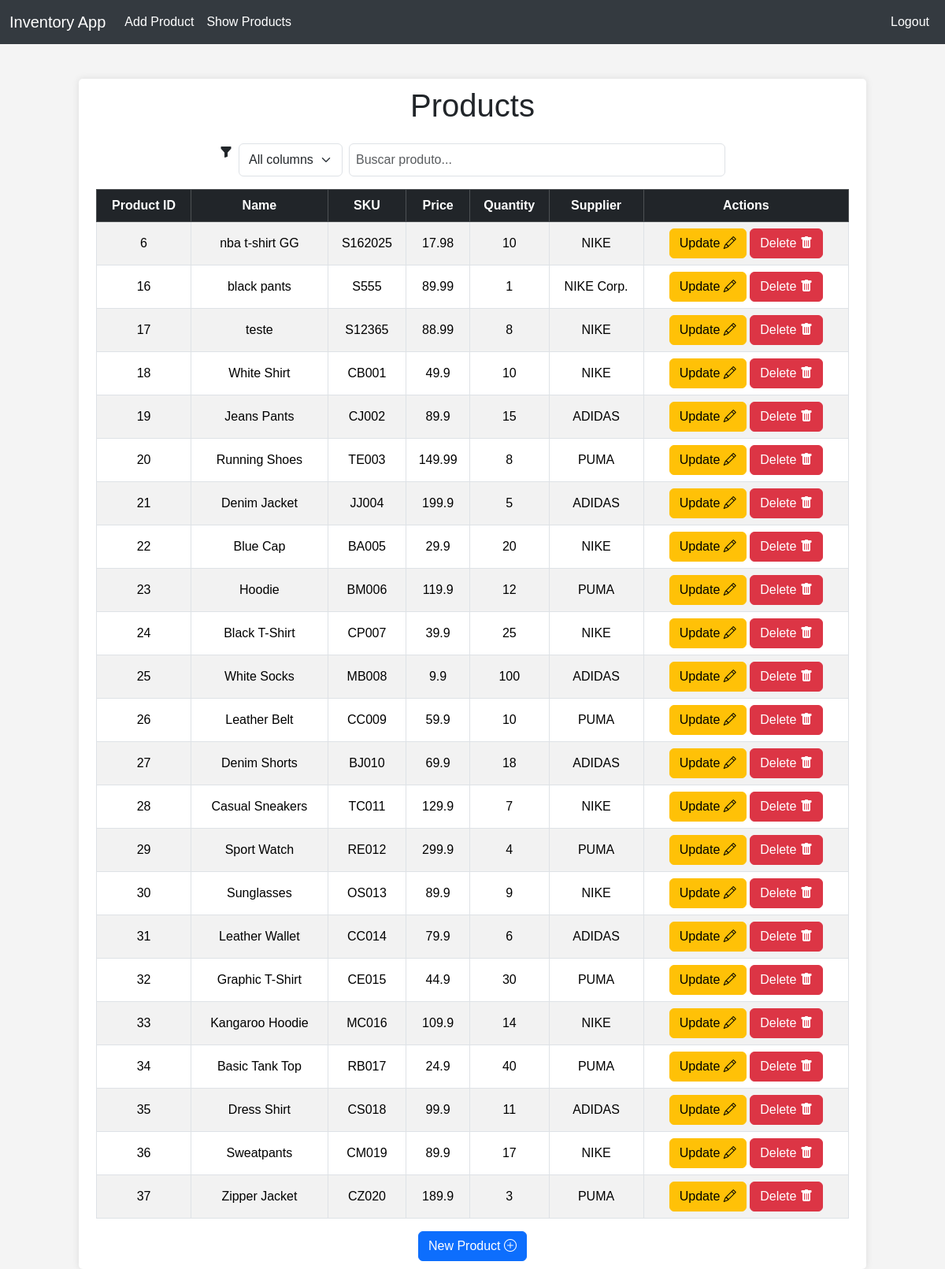
The page /list/ (signed in) on the database as committed earlier.
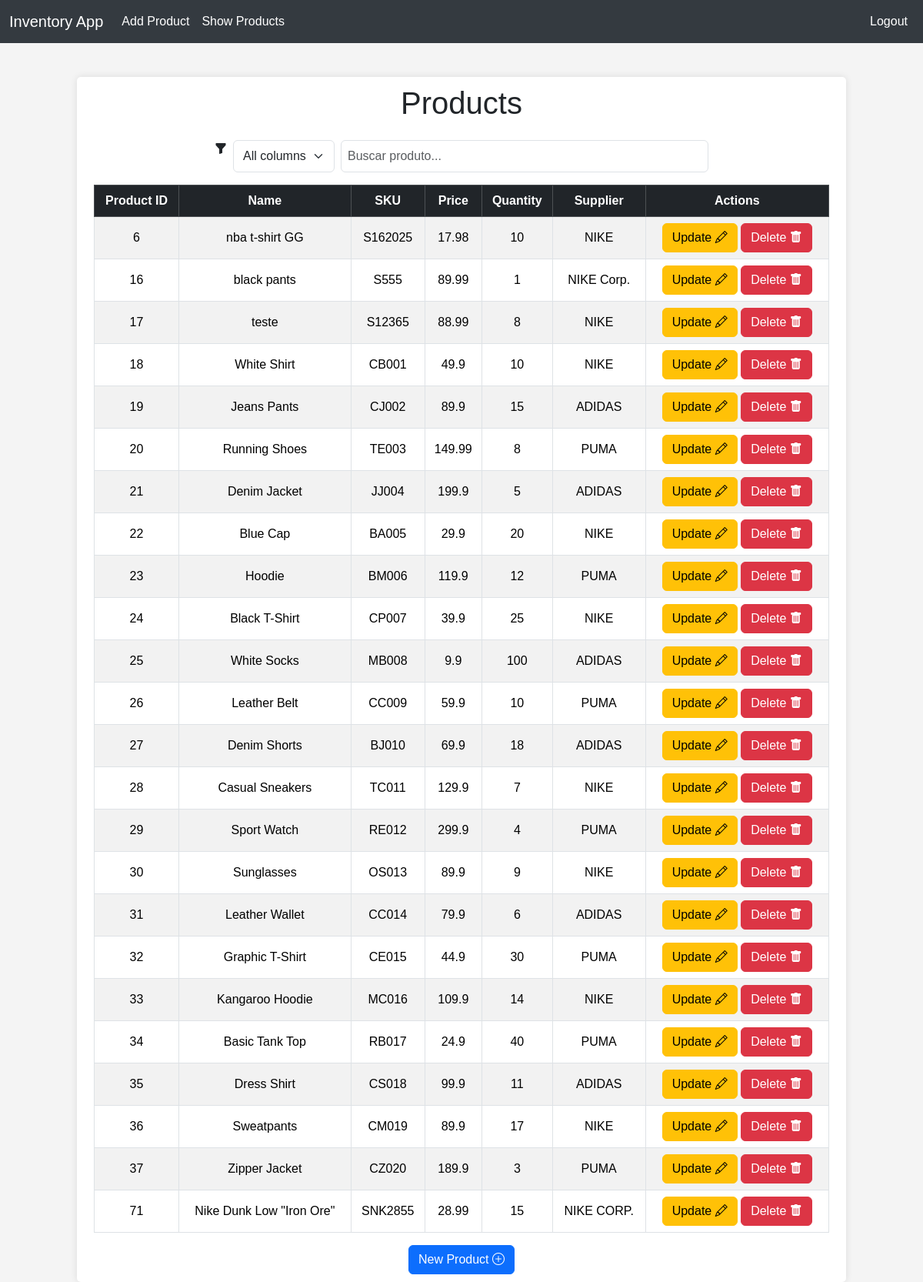
The same page on the database as committed later.
### invApp/models.py (models this page shows, shortened)
class Product(models.Model):
    product_id = models.AutoField(primary_key=True)
    name = models.CharField(max_length=100)
    sku = models.CharField(max_length=50, unique=True)
    price = models.FloatField()
    quantity = models.IntegerField()
    supplier = models.CharField(max_length=100)
    owner = models.ForeignKey(User, on_delete=models.CASCADE)

### invApp/views.py (the view)
# urls.py: path('list/', views.product_list_view, name='product_list'),
@login_required
def product_list_view(request):
    products = Product.objects.filter(owner=request.user)
    return render(request, 'invApp/product_list.html', {'products': products})

### invApp/templates/invApp/product_list.html (shortened to what this page needs)
{% extends "shared/layout.html" %}
{% block content %}
    <h1 class="text-center test">Products</h1>
    <div class="container-fluid table-responsive">
        <div class="mt-3 mb-3 text-center d-flex justify-content-center gap-2">
            <label for="columnSelect" class="form-label mb-0">
                <i class="bi bi-funnel-fill"></i>
            </label>
            <select id="columnSelect" class="form-select w-auto">
                <option value="all">All columns</option>
            </select>
            <input id="searchInput" type="text" class="form-control w-50" placeholder="Buscar produto...">
        </div>
        <table class="table table-bordered table-striped text-center">
            <thead class="table-dark">
                <tr>
                    <th>Product ID</th>
                    <th>Name</th>
                    <th>SKU</th>
                    <th>Price</th>
                    <th>Quantity</th>
                    <th>Supplier</th>
                    <th>Actions</th>
                </tr>
            </thead>
            <tbody id="productTableBody">
                {% for product in products %}
                    <tr>
                        <td>{{ product.product_id }}</td>
                        <td>{{ product.name }}</td>
                        <td>{{ product.sku }}</td>
                        <td>{{ product.price }}</td>
                        <td>{{ product.quantity }}</td>
                        <td>{{ product.supplier }}</td>
                        <td>
                            <a href="{% url 'product_update' product.product_id %}" class="btn btn-warning">Update <i class="bi bi-pencil"></i></a>
                            <a href="{% url 'product_delete' product.product_id %}" class="btn btn-danger">Delete <i class="bi bi-trash-fill"></i></a>
                        </td>
                    </tr>
                {% endfor %}
            </tbody>
        </table>
        <div class="text-center">
            <a href="{% url 'product_create' %}" class="btn btn-primary">New Product <i class="bi bi-plus-circle"></i></a>
        </div>
    </div>
{% endblock %}

### templates/shared/layout.html (shortened to what this page needs)
{% load static %}
<!DOCTYPE html>
<html lang="en">
<head >
    <link href="https://cdn.jsdelivr.net/npm/bootstrap@5.3.5/dist/css/bootstrap.min.css" rel="stylesheet">
    <link rel="stylesheet" href="https://cdn.jsdelivr.net/npm/bootstrap-icons@1.11.3/font/bootstrap-icons.min.css">
    <link rel="stylesheet" href="{% static 'styles/styles.css' %}">
</head>
<body>
    <nav class="navbar navbar-expand-lg navbar-dark fixed-top">
        <div class="container-fluid">
            <a href="{% url 'home' %}" class="navbar-brand">Inventory App</a>
            <div class="collapse navbar-collapse" id="navbarNav">
                <ul class="navbar-nav">
                    {% if user.is_authenticated %}
                        <li class="nav-item">
                            <a href="{% url 'product_create' %}" class="nav-link">Add Product</a>
                        </li>
                        <li class="nav-item">
                            <a href="{% url 'product_list' %}" class="nav-link">Show Products</a>
                        </li>
                    {% endif %}
                </ul>
                <ul class="navbar-nav ms-auto">
                    {% if user.is_authenticated %}
                        <li class="nav-item">
                            <a href="{% url 'logout' %}" class="nav-link">Logout</a>
                        </li>
                    {% endif %}
                </ul>
            </div>
        </div>
    </nav>
    <div class="container">
        {% block content %}{% endblock %}
    </div>
</body>
</html>

### authApp/static/styles/styles.css (style rules this page uses)
body { font-family: Arial, sans-serif; background-color: #f4f4f4; padding-top: 56px; margin: 50px; padding: 50px; display: flex; justify-content: center; align-items: center; height: 75vh; min-width: 420px; overflow-x: auto; }
.navbar { background-color: #343a40; top: 0; width: 100%; z-index: 1000; }
.navbar-brand, .nav-link { color: #fff !important; }
.table th, .table td { vertical-align: middle; }
.container { background: #fff; padding: 10px; margin-top: auto; border-radius: 5px; box-shadow: 0 0 10px rgba(0, 0, 0, 0.1); justify-content: center; min-width: 320px; }
label { display: block; margin-bottom: 5px; }
input[type="text"], input[type="password"] { width: 100%; padding: 8px; box-sizing: border-box; }

Rows that differ between the two databases and show on the page:
added Product: product_id "71", name "Nike Dunk Low \"Iron Ore\"", sku "SNK2855", price "28.99", quantity "15", supplier "NIKE CORP."
